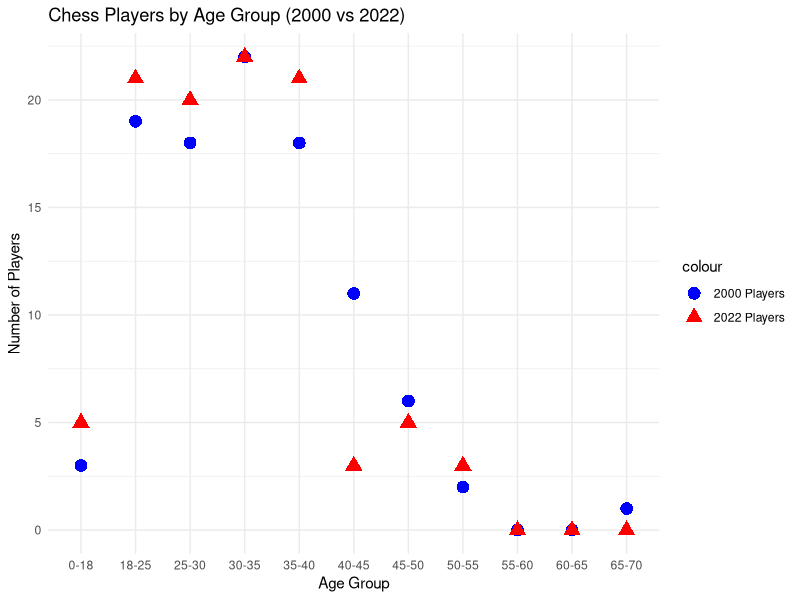
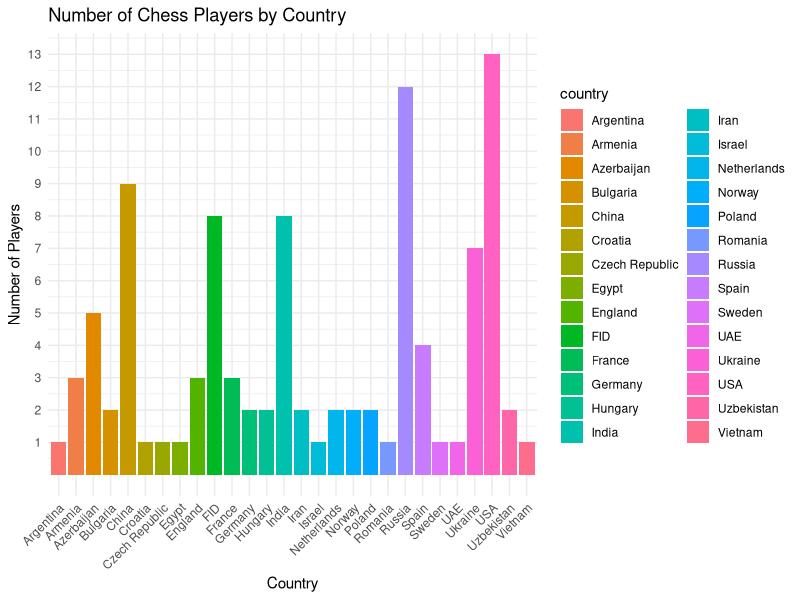

These figures' R source, in order:
library(ggplot2)
# Read data from chess2.txt
data <- read.table("chess2.txt", header = TRUE)
# Create a scatter plot
ggplot(data, aes(x = age_group)) +
  geom_point(aes(y = players2000, color = "blue"), shape = 16, size = 4) +
  geom_point(aes(y = players2022, color = "red"), shape = 17, size = 4) +
  labs(title = "Chess Players by Age Group (2000 vs 2022)",
       x = "Age Group",
       y = "Number of Players") +
  scale_color_manual(values = c("blue" = "blue", "red" = "red"),
                     labels = c("blue" = "2000 Players", "red" = "2022 Players")) +
  theme_minimal()

library(ggplot2)

# Read data from the CSV file
chess_data <- read.csv("chess.csv")

# Create a bar plot
ggplot(chess_data, aes(x = country, y = number_of_players, fill = country)) +
  geom_bar(stat = "identity") +
  scale_y_continuous(breaks = seq(min(chess_data$number_of_players), max(chess_data$number_of_players), by = 1)) +
  labs(title = "Number of Chess Players by Country", 
       x = "Country", 
       y = "Number of Players") +
  theme_minimal() +
  theme(axis.text.x = element_text(angle = 45, hjust = 1))

